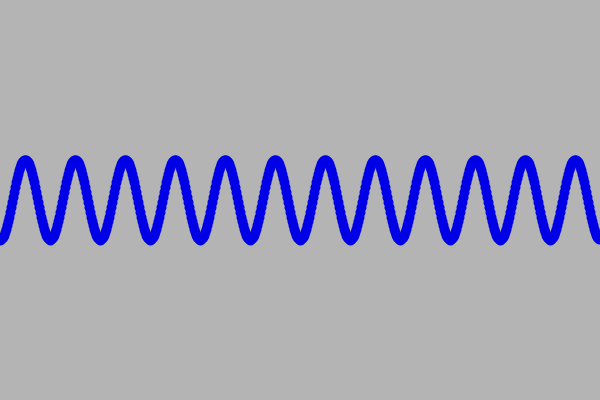
Frame 1 (no input)
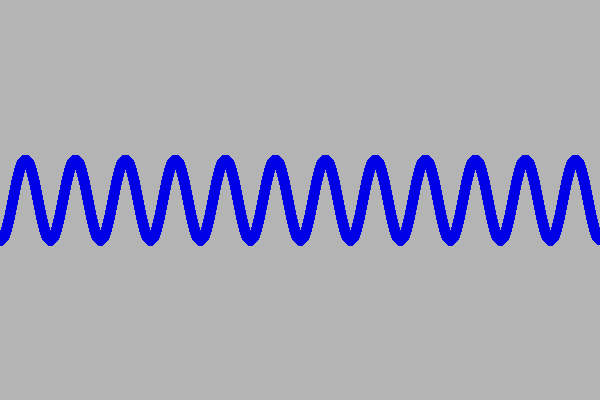
Frame 60 (the mouse pressed at the canvas centre just before this capture)
Frame 120 (the mouse held since frame 60 and released just before this capture): identical to frame 60, image omitted

The Processing sketch that drew these frames (run headless with seeded random() and noise(); from frame 60 on, the mouse is pressed at the canvas centre):

// Processing sketch: processing_64606
// ── processing_64606.pde

void setup() {
  
  size(600,400);
  background(180,180,180);
  stroke(0,0,230);
  strokeWeight(10);
  frameRate(20);
  
}

void draw() {
  
 

  
 float a = 0.0;
float inc = TWO_PI/50;
for (int i=0; i<600; i++) {
  point(i, 200+cos(a)*40.0);
  a = a + inc;
  
}
  
}
